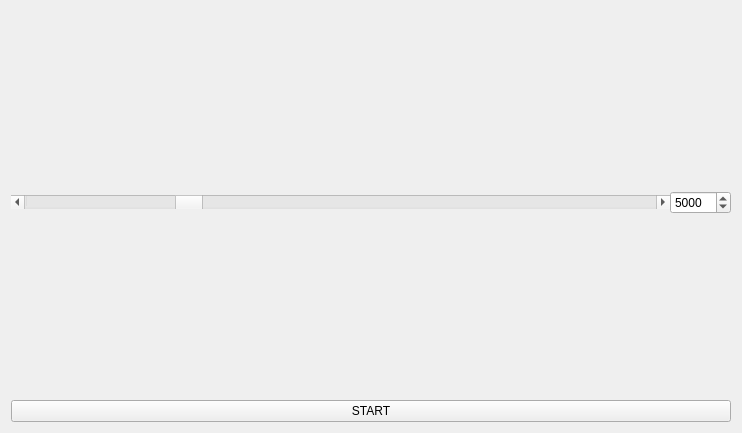
<?xml version="1.0" encoding="UTF-8"?>
<ui version="4.0">
 <class>Buzzer</class>
 <widget class="QWidget" name="Buzzer">
  <property name="geometry">
   <rect>
    <x>0</x>
    <y>0</y>
    <width>742</width>
    <height>433</height>
   </rect>
  </property>
  <property name="sizePolicy">
   <sizepolicy hsizetype="Expanding" vsizetype="Expanding">
    <horstretch>0</horstretch>
    <verstretch>0</verstretch>
   </sizepolicy>
  </property>
  <property name="minimumSize">
   <size>
    <width>0</width>
    <height>0</height>
   </size>
  </property>
  <property name="maximumSize">
   <size>
    <width>10000</width>
    <height>10000</height>
   </size>
  </property>
  <property name="windowTitle">
   <string>pwm-test</string>
  </property>
  <layout class="QVBoxLayout" name="verticalLayout">
   <item>
    <spacer name="verticalSpacer_2">
     <property name="orientation">
      <enum>Qt::Vertical</enum>
     </property>
     <property name="sizeHint" stdset="0">
      <size>
       <width>20</width>
       <height>40</height>
      </size>
     </property>
    </spacer>
   </item>
   <item>
    <layout class="QHBoxLayout" name="horizontalLayout">
     <property name="spacing">
      <number>0</number>
     </property>
     <property name="margin">
      <number>0</number>
     </property>
     <item>
      <widget class="QScrollBar" name="slider">
       <property name="sizePolicy">
        <sizepolicy hsizetype="Expanding" vsizetype="Fixed">
         <horstretch>0</horstretch>
         <verstretch>0</verstretch>
        </sizepolicy>
       </property>
       <property name="maximum">
        <number>20000</number>
       </property>
       <property name="value">
        <number>5000</number>
       </property>
       <property name="orientation">
        <enum>Qt::Horizontal</enum>
       </property>
      </widget>
     </item>
     <item>
      <widget class="QSpinBox" name="spinBox">
       <property name="sizePolicy">
        <sizepolicy hsizetype="Fixed" vsizetype="Fixed">
         <horstretch>0</horstretch>
         <verstretch>0</verstretch>
        </sizepolicy>
       </property>
       <property name="maximum">
        <number>20000</number>
       </property>
       <property name="value">
        <number>5000</number>
       </property>
      </widget>
     </item>
    </layout>
   </item>
   <item>
    <spacer name="verticalSpacer">
     <property name="orientation">
      <enum>Qt::Vertical</enum>
     </property>
     <property name="sizeHint" stdset="0">
      <size>
       <width>20</width>
       <height>40</height>
      </size>
     </property>
    </spacer>
   </item>
   <item>
    <widget class="QPushButton" name="pushButton">
     <property name="text">
      <string>START</string>
     </property>
    </widget>
   </item>
  </layout>
 </widget>
 <layoutdefault spacing="6" margin="11"/>
 <resources/>
 <connections/>
</ui>
